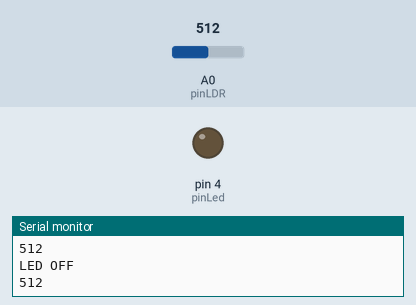
This sketch was run on a simulated Arduino Uno, built with avr-gcc and run on an emulated ATmega328P. Parts: output pins drawn as LEDs (lit = HIGH), the last lines printed to the serial monitor. The test bench sets the inputs (shaded band); at power-on: A0 (pinLDR) = 512.

Above: at 1.3 s.
1.4 s: A0 (pinLDR) set to 414
2.9 s: A0 (pinLDR) set to 389
At 3.7 s:
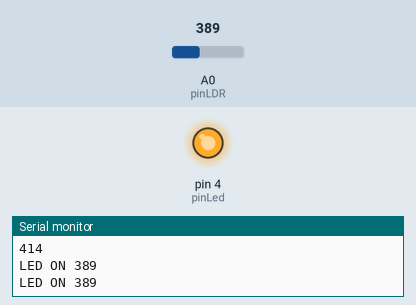
4.5 s: A0 (pinLDR) set to 410
At 4.9 s:
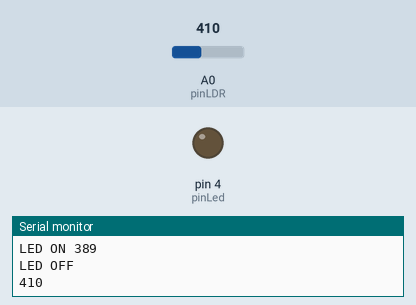
6.0 s: A0 (pinLDR) set to 390
At 7.3 s:
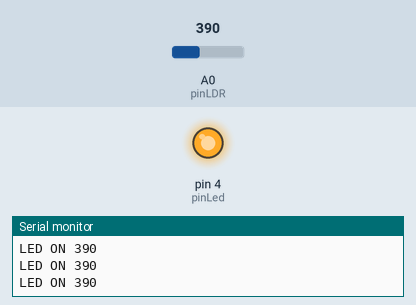
Timing chart, 0 to 8.5 s (numbered marks = the images above; inputs shaded):
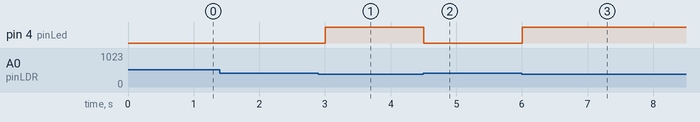

Measured:
- the behaviour switches between 401 and 400 on A0 (pinLDR) (found by bisection; images 0 and 1)
- after the input at 2.9 s, pin 4 (pinLed): LOW → HIGH after 0.10 s
- after the input at 4.5 s, pin 4 (pinLed): HIGH → LOW at once
- after the input at 6.0 s, pin 4 (pinLed): LOW → HIGH at once

The sketch:

ej05.ino
```cpp
/*
  Ejemplo del uso del sensor de luz, fotoresistencia (LDR), utilizando entrada analógica
  y enviando señal a salida digital del ATMEGA328P

  Curso Esc. Sec. Tec. 54
*/

const int pinLDR = A0;
const byte pinLed = 4;

void setup(){
  // put your setup code here, to run once:
  pinMode(pinLDR,INPUT);
  pinMode(pinLed,OUTPUT);
  Serial.begin(9600);
}

void loop(){
  // put your main code here, to run repeatedly:
  int valorLDR = analogRead(pinLDR);

    if( valorLDR <= 400 )
    {
      digitalWrite(pinLed, HIGH);
      Serial.print("LED ON ");
      Serial.println(valorLDR);
      delay(500);
    }

    else
    {
      digitalWrite(pinLed, LOW);
      Serial.println("LED OFF");
      Serial.println(valorLDR);
      delay(500);
    }
  } 
```
